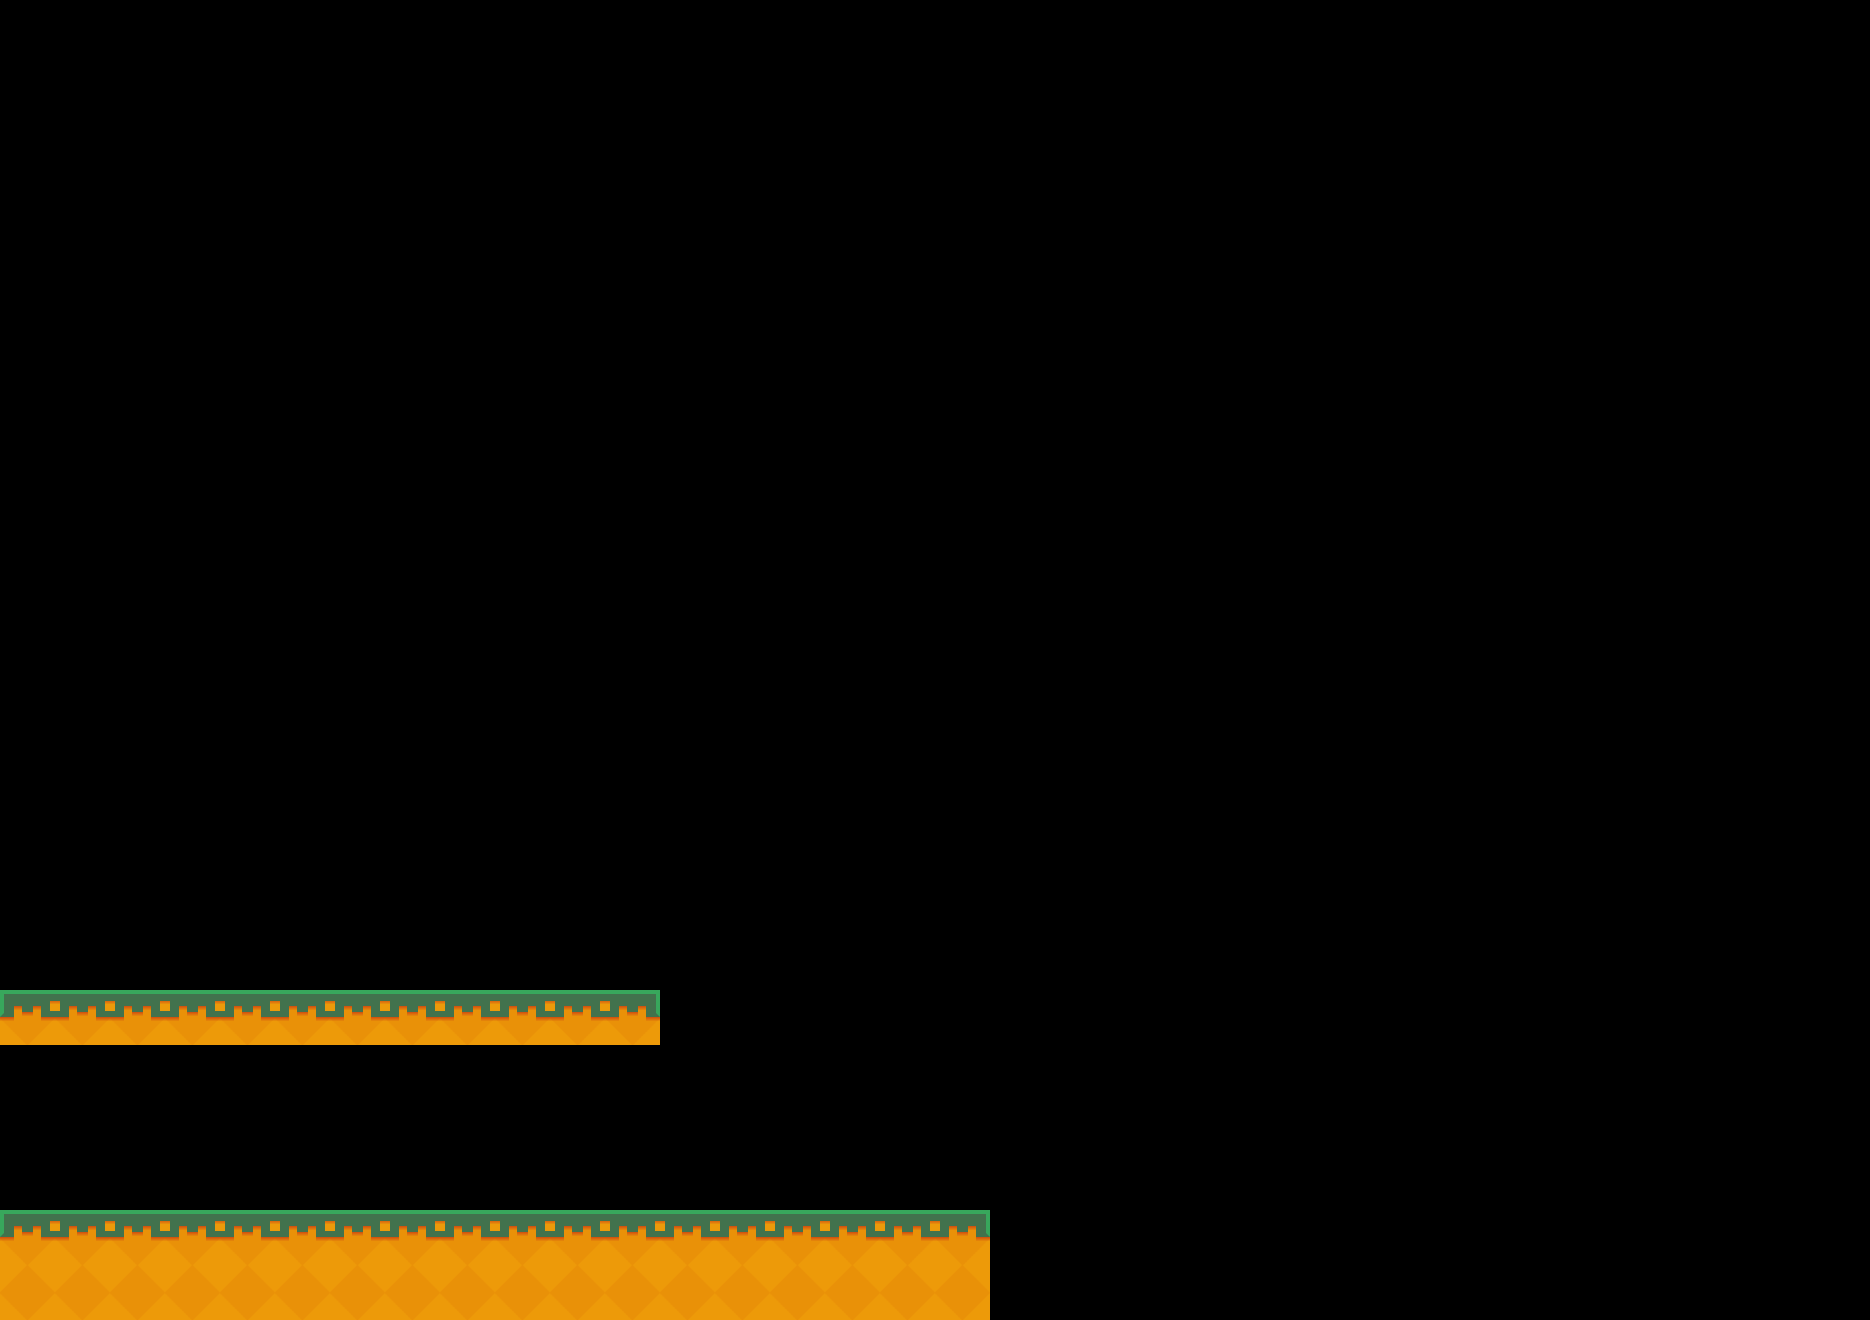

Below is a game level as drawn by its tile map, then a one-line description and the .tmx that defines it (tile-layer data replaced by summaries):
An orthogonal 17x24 tile map with 110x55 px tiles, 1 tile layer (LifeForeground).

<map version="1.0" orientation="orthogonal" width="17" height="24" tilewidth="110" tileheight="55">
 <tileset firstgid="1" name="LifeForeground" tilewidth="110" tileheight="55">
  <image source="app/assets/images/tiles/life.png" width="330" height="440" />
 </tileset>
 <layer name="LifeForeground" width="17" height="24">
  <data>[408 cells, 24 non-empty, 5 distinct tile ids]</data>
 </layer>
</map>
